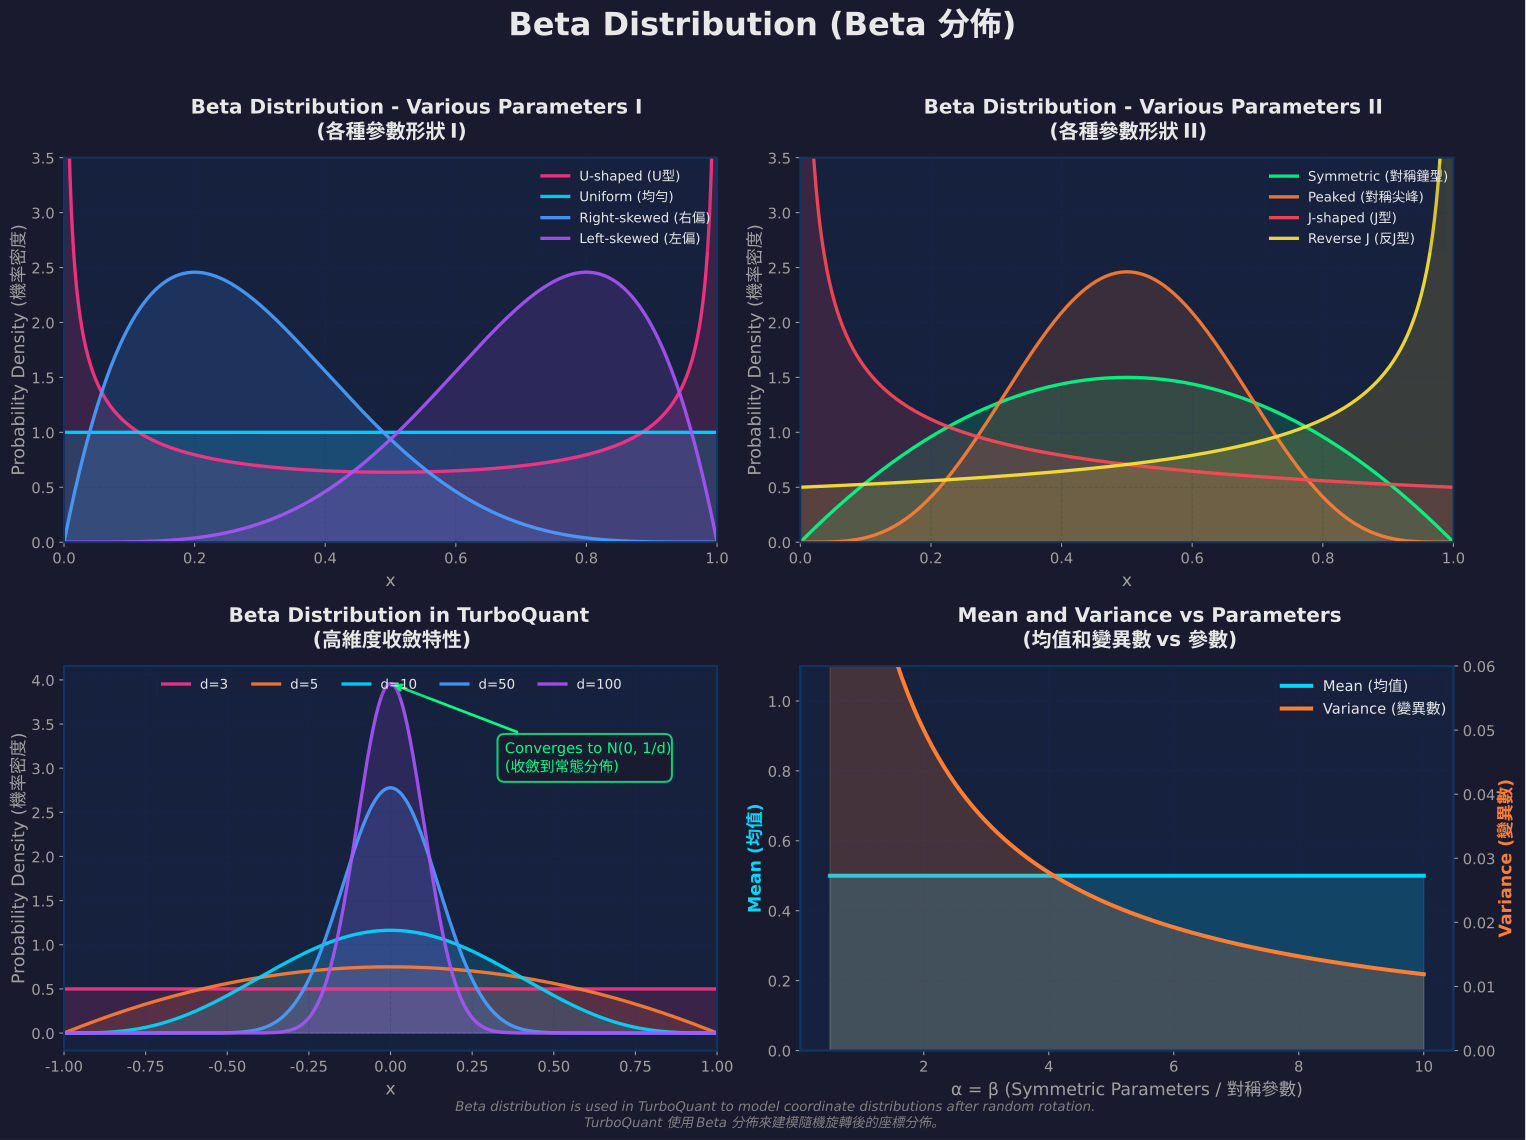

Source code (Python):
import matplotlib
matplotlib.use('Agg')  # Use non-interactive backend
import matplotlib.pyplot as plt
import numpy as np
from scipy.stats import beta
from scipy.special import gamma

# 關鍵設定：讓 SVG 中的文字保持為 <text> 元素而非路徑
# 這樣瀏覽器可以用系統字體渲染中文
plt.rcParams['svg.fonttype'] = 'none'

# 設置支援中文的字體（Windows 11 內建）
plt.rcParams['font.sans-serif'] = ['Microsoft YaHei', 'Microsoft JhengHei', 'SimHei', 'Segoe UI', 'Arial Unicode MS', 'DejaVu Sans']
plt.rcParams['axes.unicode_minus'] = False
plt.rcParams['font.size'] = 11

# 現代科技感配色方案（深色模式友好）
plt.rcParams['figure.facecolor'] = '#1a1a2e'
plt.rcParams['axes.facecolor'] = '#16213e'
plt.rcParams['axes.edgecolor'] = '#0f3460'
plt.rcParams['axes.labelcolor'] = '#e8e8e8'
plt.rcParams['xtick.color'] = '#a0a0a0'
plt.rcParams['ytick.color'] = '#a0a0a0'
plt.rcParams['text.color'] = '#e8e8e8'
plt.rcParams['grid.color'] = '#0f3460'
plt.rcParams['axes.linewidth'] = 1.5

# 配色
COLORS = {
    'cyan': '#00d9ff',
    'blue': '#4a9eff',
    'purple': '#a855f7',
    'orange': '#ff7e33',
    'green': '#00ff88',
    'pink': '#ff3385',
    'yellow': '#ffe633',
    'red': '#ff4757',
}

# Beta distribution 的範圍 [0, 1]
x = np.linspace(0, 1, 1000)

# 創建 figure
fig = plt.figure(figsize=(16, 12))
fig.patch.set_facecolor('#1a1a2e')

# 主標題
fig.suptitle('Beta Distribution (Beta 分佈)', fontsize=24, fontweight='bold',
             color='#e8e8e8', y=0.98)

# 2x2 子圖
ax1 = fig.add_subplot(2, 2, 1)
ax2 = fig.add_subplot(2, 2, 2)
ax3 = fig.add_subplot(2, 2, 3)
ax4 = fig.add_subplot(2, 2, 4)

for ax in [ax1, ax2, ax3, ax4]:
    ax.set_facecolor('#16213e')
    for spine in ax.spines.values():
        spine.set_color('#0f3460')
        spine.set_linewidth(1.5)

# ========== 左上圖：不同參數的 Beta distribution ==========
params1 = [
    (0.5, 0.5, 'U-shaped (U型)', COLORS['pink']),
    (1, 1, 'Uniform (均勻)', COLORS['cyan']),
    (2, 5, 'Right-skewed (右偏)', COLORS['blue']),
    (5, 2, 'Left-skewed (左偏)', COLORS['purple']),
]

for alpha_val, beta_param, label, color in params1:
    y = beta.pdf(x, alpha_val, beta_param)
    y = np.clip(y, 0, 10)
    ax1.plot(x, y, linewidth=2.5, color=color, label=label, alpha=0.9)
    ax1.fill_between(x, 0, y, alpha=0.15, color=color)

ax1.set_xlabel('x', fontsize=13, color='#a0a0a0')
ax1.set_ylabel('Probability Density (機率密度)', fontsize=13, color='#a0a0a0')
ax1.set_title('Beta Distribution - Various Parameters I\n(各種參數形狀 I)',
              fontsize=15, fontweight='bold', color='#e8e8e8', pad=15)
ax1.legend(loc='upper right', fontsize=10, framealpha=0.1, facecolor='#1a1a2e',
           edgecolor='#0f3460', labelcolor='#e8e8e8')
ax1.grid(True, alpha=0.2, linestyle='--', linewidth=0.8)
ax1.set_xlim(0, 1)
ax1.set_ylim(0, 3.5)

# ========== 右上圖：更多參數組合 ==========
params2 = [
    (2, 2, 'Symmetric (對稱鐘型)', COLORS['green']),
    (5, 5, 'Peaked (對稱尖峰)', COLORS['orange']),
    (0.5, 1, 'J-shaped (J型)', COLORS['red']),
    (1, 0.5, 'Reverse J (反J型)', COLORS['yellow']),
]

for alpha_val, beta_param, label, color in params2:
    y = beta.pdf(x, alpha_val, beta_param)
    y = np.clip(y, 0, 10)
    ax2.plot(x, y, linewidth=2.5, color=color, label=label, alpha=0.9)
    ax2.fill_between(x, 0, y, alpha=0.15, color=color)

ax2.set_xlabel('x', fontsize=13, color='#a0a0a0')
ax2.set_ylabel('Probability Density (機率密度)', fontsize=13, color='#a0a0a0')
ax2.set_title('Beta Distribution - Various Parameters II\n(各種參數形狀 II)',
              fontsize=15, fontweight='bold', color='#e8e8e8', pad=15)
ax2.legend(loc='upper right', fontsize=10, framealpha=0.1, facecolor='#1a1a2e',
           edgecolor='#0f3460', labelcolor='#e8e8e8')
ax2.grid(True, alpha=0.2, linestyle='--', linewidth=0.8)
ax2.set_xlim(0, 1)
ax2.set_ylim(0, 3.5)

# ========== 左下圖：TurboQuant 中的 Beta distribution ==========
def turboquant_beta_pdf(x, d):
    """TurboQuant 中使用的 Beta distribution PDF"""
    coeff = gamma(d/2) / (np.sqrt(np.pi) * gamma((d-1)/2))
    return coeff * np.power(np.maximum(1 - x**2, 0), (d-3)/2)

x_tq = np.linspace(-1, 1, 1000)
dimensions = [3, 5, 10, 50, 100]
tq_colors = [COLORS['pink'], COLORS['orange'], COLORS['cyan'], COLORS['blue'], COLORS['purple']]

for d, color in zip(dimensions, tq_colors):
    y = turboquant_beta_pdf(x_tq, d)
    ax3.plot(x_tq, y, linewidth=2.5, color=color, label=f'd={d}', alpha=0.9)
    ax3.fill_between(x_tq, 0, y, alpha=0.15, color=color)

ax3.set_xlabel('x', fontsize=13, color='#a0a0a0')
ax3.set_ylabel('Probability Density (機率密度)', fontsize=13, color='#a0a0a0')
ax3.set_title('Beta Distribution in TurboQuant\n(高維度收斂特性)',
              fontsize=15, fontweight='bold', color='#e8e8e8', pad=15)
ax3.legend(loc='upper center', fontsize=10, framealpha=0.1, facecolor='#1a1a2e',
            edgecolor='#0f3460', labelcolor='#e8e8e8', ncol=5)
ax3.grid(True, alpha=0.2, linestyle='--', linewidth=0.8)
ax3.set_xlim(-1, 1)

# 添加註解說明高維度收斂
max_y = max(turboquant_beta_pdf(x_tq, 100))
ax3.annotate('Converges to N(0, 1/d)\n(收斂到常態分佈)',
             xy=(0, turboquant_beta_pdf(0, 100)),
             xytext=(0.35, max_y*0.75),
             fontsize=11, color='#00ff88',
             bbox=dict(boxstyle='round,pad=0.5', facecolor='#1a1a2e',
                       edgecolor='#00ff88', linewidth=1.5, alpha=0.8),
             arrowprops=dict(arrowstyle='->', color='#00ff88', linewidth=2))

# ========== 右下圖：均值和變異數的變化 ==========
alphas = np.linspace(0.5, 10, 100)
betas = alphas  # 對稱情況

means = alphas / (alphas + betas)
variances = (alphas * betas) / ((alphas + betas)**2 * (alphas + betas + 1))

# 主軸 - 均值
line1, = ax4.plot(alphas, means, linewidth=3, color=COLORS['cyan'], label='Mean (均值)')
ax4.fill_between(alphas, 0, means, alpha=0.2, color=COLORS['cyan'])

# 次軸 - 變異數
ax4_twin = ax4.twinx()
for spine in ax4_twin.spines.values():
    spine.set_color('#0f3460')
    spine.set_linewidth(1.5)
ax4_twin.set_facecolor('#16213e')
ax4_twin.tick_params(colors='#a0a0a0')

line2, = ax4_twin.plot(alphas, variances, linewidth=3, color=COLORS['orange'],
                        label='Variance (變異數)')
ax4_twin.fill_between(alphas, 0, variances, alpha=0.2, color=COLORS['orange'])

ax4.set_xlabel('\u03b1 = \u03b2 (Symmetric Parameters / 對稱參數)', fontsize=13, color='#a0a0a0')
ax4.set_ylabel('Mean (均值)', color=COLORS['cyan'], fontsize=13, fontweight='bold')
ax4_twin.set_ylabel('Variance (變異數)', color=COLORS['orange'], fontsize=13, fontweight='bold')
ax4.set_title('Mean and Variance vs Parameters\n(均值和變異數 vs 參數)',
              fontsize=15, fontweight='bold', color='#e8e8e8', pad=15)

# 合併圖例
lines = [line1, line2]
labels = ['Mean (均值)', 'Variance (變異數)']
ax4.legend(lines, labels, loc='upper right', fontsize=11, framealpha=0.1,
            facecolor='#1a1a2e', edgecolor='#0f3460', labelcolor='#e8e8e8')

ax4.grid(True, alpha=0.2, linestyle='--', linewidth=0.8)
ax4.set_ylim(0, 1.1)
ax4_twin.set_ylim(0, 0.06)
ax4_twin.grid(False)

plt.tight_layout(rect=[0, 0.02, 1, 0.96])

# 底部說明文字
fig.text(0.5, 0.01,
         'Beta distribution is used in TurboQuant to model coordinate distributions after random rotation.\n'
         'TurboQuant 使用 Beta 分佈來建模隨機旋轉後的座標分佈。',
         fontsize=10, color='#808080', ha='center', style='italic')

# 保存為 SVG（fonttype='none' 確保文字為 <text> 元素）
plt.savefig('docs/svg/beta_distribution.svg', format='svg', bbox_inches='tight',
            facecolor=fig.get_facecolor(), edgecolor='none')
# 同時保存 PNG 預覽
plt.savefig('docs/svg/beta_distribution.png', format='png', dpi=150,
            bbox_inches='tight', facecolor=fig.get_facecolor(), edgecolor='none')

print("SVG and PNG charts generated successfully!")
print("- docs/svg/beta_distribution.svg")
print("- docs/svg/beta_distribution.png")
